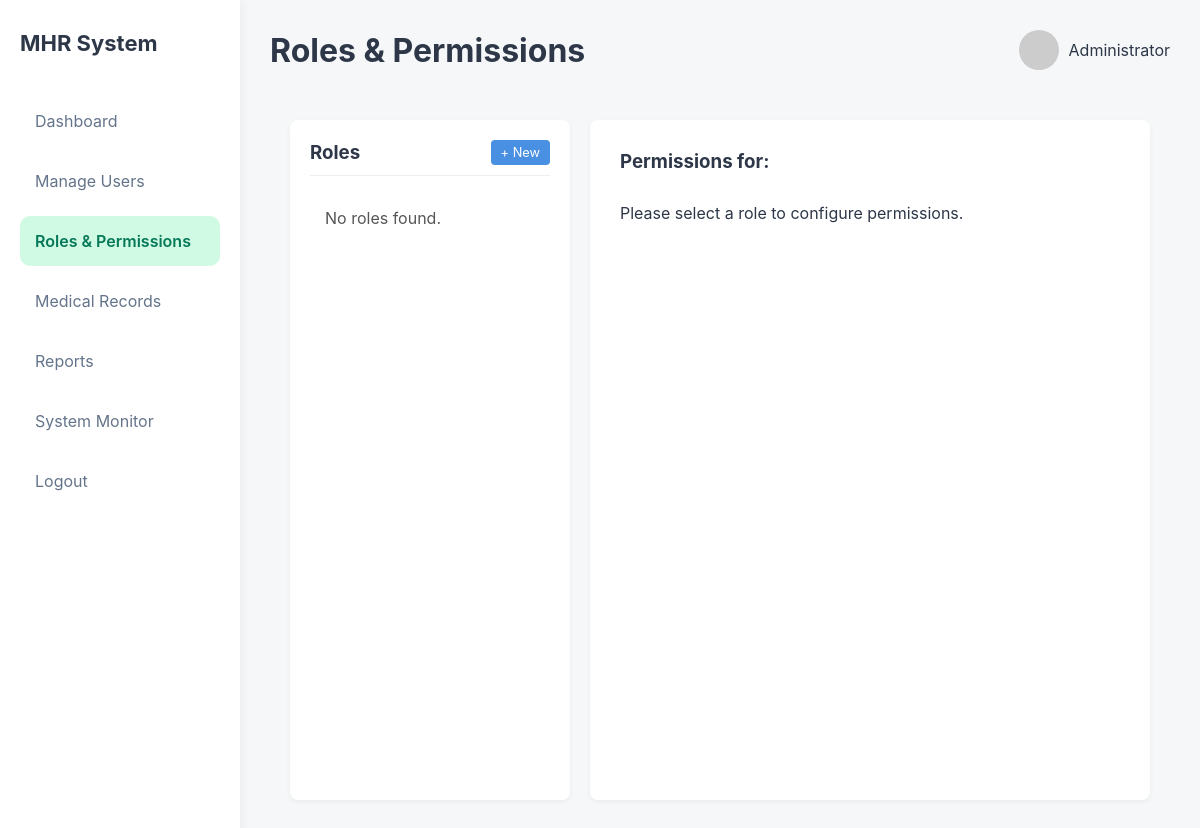
Before: /admin/roles_permissions.php with the older database file.
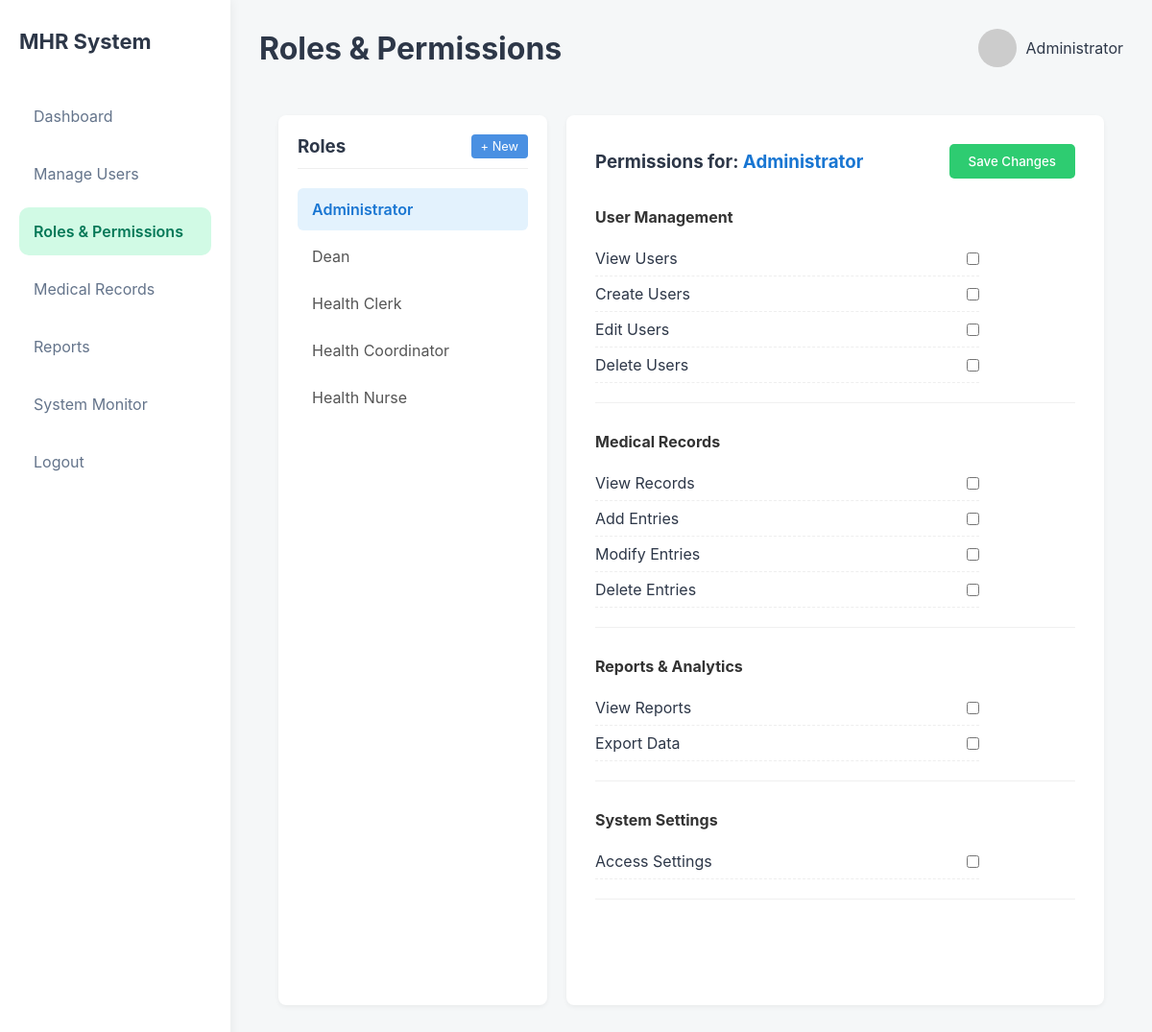
After: the same page with the newer database file.
### tables this page shows
CREATE TABLE `roles` (
  `id` int(11) NOT NULL,
  `slug` varchar(50) NOT NULL,
  `name` varchar(100) NOT NULL
);

### admin/roles_permissions.php (the view, shortened to what this page needs)
<?php
$servername = "localhost";
$db_username = "root";
$db_password = "";
$dbname = "mhr";
$conn = new mysqli($servername, $db_username, $db_password, $dbname);
$all_permissions = [
    'User Management' => [
        'user_view' => 'View Users',
        'user_create' => 'Create Users',
        'user_edit' => 'Edit Users',
        'user_delete' => 'Delete Users'
    ],
    'Medical Records' => [
        'record_view' => 'View Records',
        'record_create' => 'Add Entries',
        'record_edit' => 'Modify Entries',
        'record_delete' => 'Delete Entries'
    ],
    'Reports & Analytics' => [
        'report_view' => 'View Reports',
        'report_export' => 'Export Data'
    ],
    'System Settings' => [
        'settings_access' => 'Access Settings'
    ]
];
$roles = $conn->query("SELECT * FROM roles ORDER BY name ASC")->fetch_all(MYSQLI_ASSOC);
$active_role_id = isset($_GET['role_id']) ? intval($_GET['role_id']) : ($roles[0]['id'] ?? 0);
$active_role_name = '';
$active_perms = [];
if ($active_role_id > 0) {
    foreach ($roles as $r) {
        if ($r['id'] == $active_role_id) {
            $active_role_name = $r['name'];
            break;
        }
    }
}
?>
<!DOCTYPE html>
<html lang="en">
<head>
<link rel="stylesheet" href="dashboard.css">
<link rel="stylesheet" href="roles_permissions.css">
</head>
<body>
<div class="dashboard">
<?php include 'sidebar.php'; ?>
<main class="main">
<header class="topbar">
<h1>Roles & Permissions</h1>
<div class="admin">
<img src="https://i.pravatar.cc/40">
<span>Administrator</span>
</div>
</header>
<section class="roles-container">
    <div class="roles-sidebar">
        <div class="roles-header">
            <h3>Roles</h3>
            <button class="btn-add-role" onclick="document.getElementById('addRoleModal').style.display='block'">+ New</button>
        </div>
        <ul class="role-list">
            <?php if (!empty($roles)): ?>
                <?php foreach ($roles as $role): ?>
                    <li class="<?php echo $role['id'] == $active_role_id ? 'active' : ''; ?>"
                        onclick="window.location.href='?role_id=<?php echo $role['id']; ?>'">
                        <?php echo htmlspecialchars($role['name']); ?>
                    </li>
                <?php endforeach; ?>
            <?php else: ?>
                <li>No roles found.</li>
            <?php endif; ?>
        </ul>
    </div>
    <form class="permissions-content" method="POST" action="roles_permissions.php?role_id=<?php echo $active_role_id; ?>">
        <div class="perm-header">
            <h3>Permissions for: <span class="highlight"><?php echo htmlspecialchars($active_role_name); ?></span></h3>
            <?php if ($active_role_id > 0): ?>
                <button type="submit" name="save_permissions" class="btn-save">Save Changes</button>
            <?php endif; ?>
        </div>
        <?php if ($active_role_id > 0): ?>
            <?php foreach ($all_permissions as $group_name => $perms): ?>
            <div class="perm-group">
                <h4><?php echo htmlspecialchars($group_name); ?></h4>
                <?php foreach ($perms as $perm_key => $perm_label): ?>
                    <label class="toggle-row">
                        <span><?php echo htmlspecialchars($perm_label); ?></span>
                        <input type="checkbox" name="permissions[]" value="<?php echo $perm_key; ?>"
                            <?php echo in_array($perm_key, $active_perms) ? 'checked' : ''; ?>>
                    </label>
                <?php endforeach; ?>
            </div>
            <?php endforeach; ?>
        <?php else: ?>
            <p>Please select a role to configure permissions.</p>
        <?php endif; ?>
    </form>
</section>
</main>
</div>
</body>
</html>

Changed rows visible on the page:
added roles: name "Administrator"
added roles: name "Dean"
added roles: name "Health Clerk"
added roles: name "Health Coordinator"
added roles: name "Health Nurse"
Other visible differences:
text no longer shown: "No roles found. Please select a role to configure permissions."
text now shown: "Save Changes"
new list line: "User Management View Users ☐ Create Users ☐ Edit Users ☐ Delete Users ☐"
new list line: "Medical Records View Records ☐ Add Entries ☐ Modify Entries ☐ Delete Entries ☐"
new list line: "Reports & Analytics View Reports ☐ Export Data ☐"
new list line: "System Settings Access Settings ☐"
